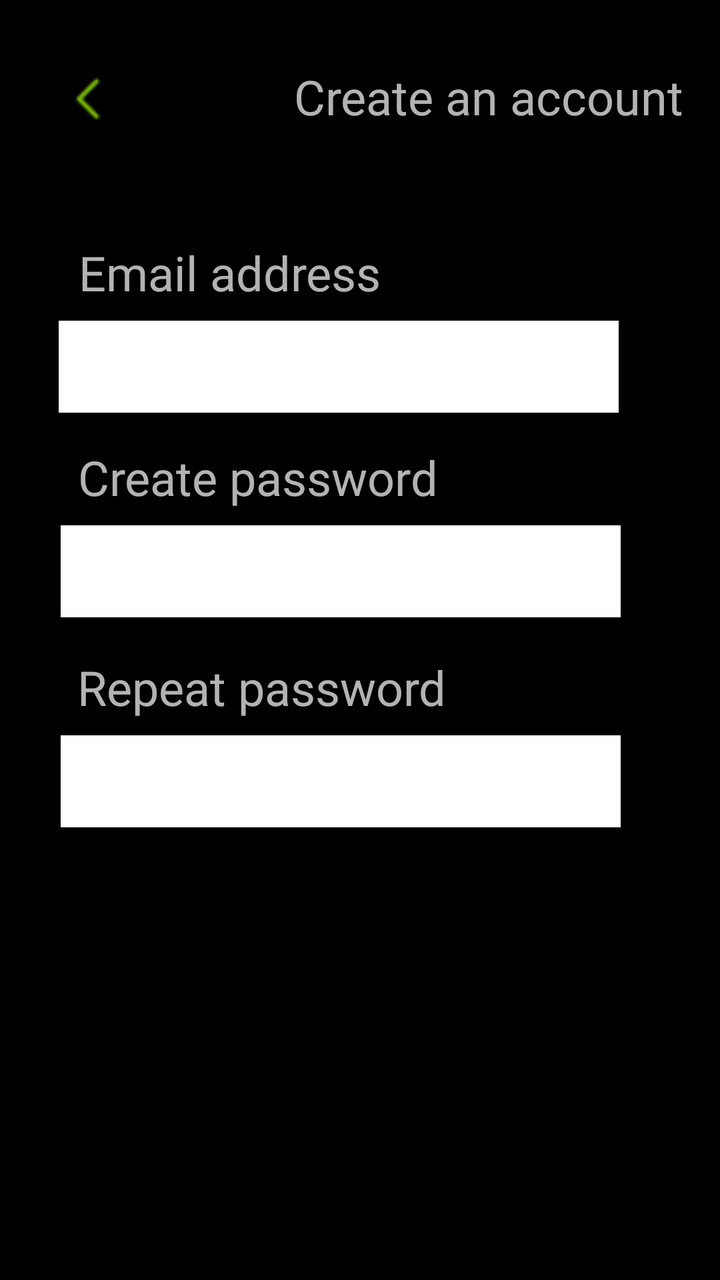
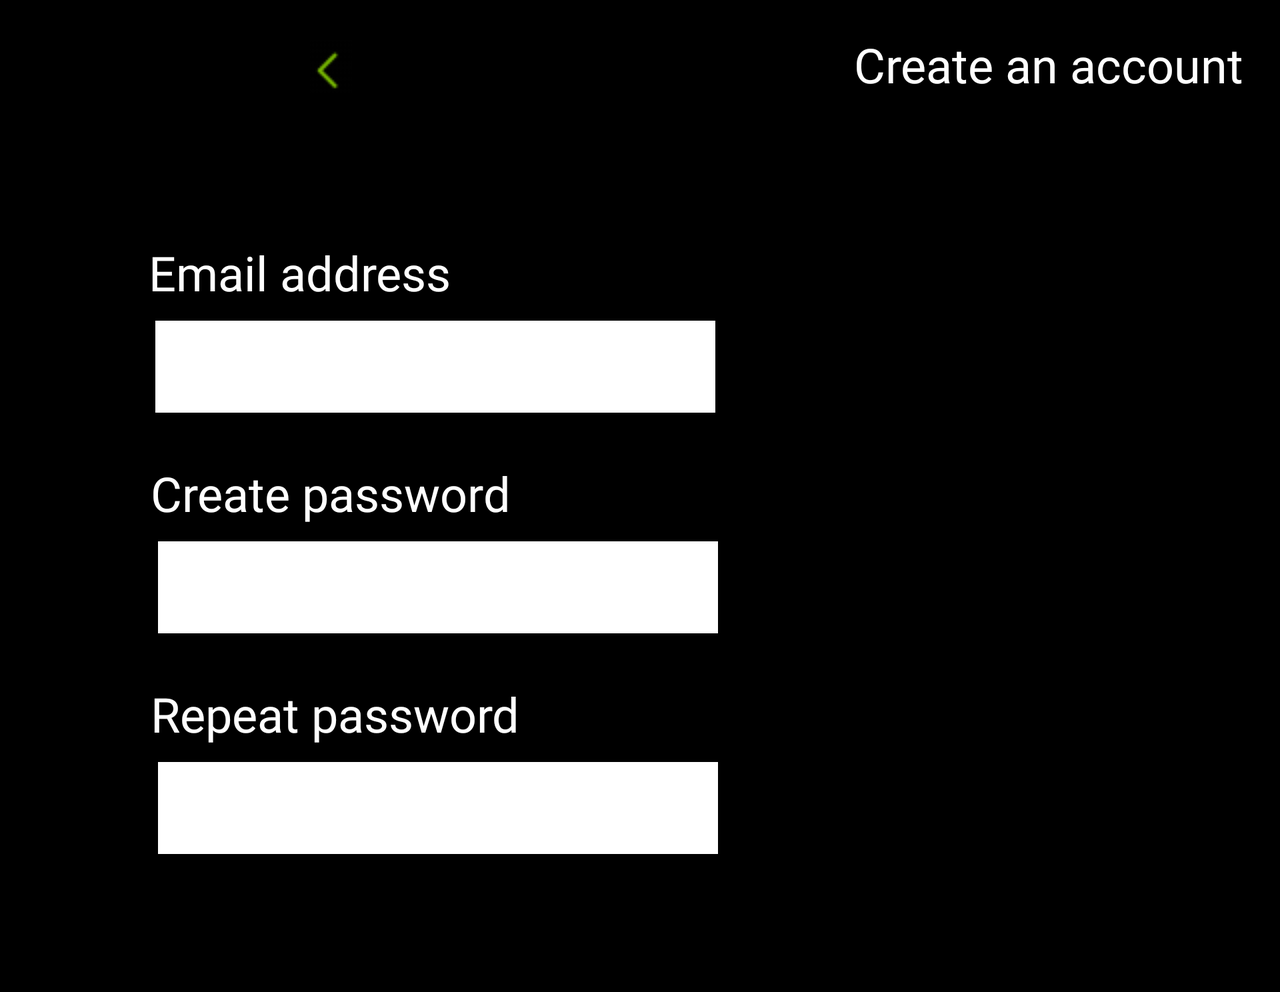

Compare how this app lays out the same screen by default and in its alternative resource folder. The renders come first, then the two layout files and the values they reference.
<!-- AndroidManifest.xml: application theme AppTheme -->
<!-- res/layout/activity_create_account.xml -->
<?xml version="1.0" encoding="utf-8"?>
<android.support.constraint.ConstraintLayout xmlns:android="http://schemas.android.com/apk/res/android"
    xmlns:app="http://schemas.android.com/apk/res-auto"
    xmlns:tools="http://schemas.android.com/tools"
    android:layout_width="match_parent"
    android:layout_height="match_parent"
    android:background="@android:color/background_dark"
    tools:context="com.example.tae.androidassignment1.createAccountActivity">

    <TextView
        android:id="@+id/textView2"
        android:layout_width="231dp"
        android:layout_height="36dp"
        android:layout_marginTop="32dp"
        android:fontFamily="@font/museosans_500"
        android:text="Create an account"
        android:textAlignment="center"
        android:textSize="24sp"
        app:layout_constraintEnd_toEndOf="parent"
        app:layout_constraintLeft_toLeftOf="parent"
        app:layout_constraintRight_toRightOf="parent"
        app:layout_constraintTop_toTopOf="parent"
        tools:text="@string/createTxt" />

    <TextView
        android:id="@+id/emailTxt"
        android:layout_width="wrap_content"
        android:layout_height="wrap_content"
        android:layout_marginEnd="8dp"
        android:layout_marginStart="8dp"
        android:layout_marginTop="52dp"
        android:fontFamily="@font/museosans_300"
        android:text="Email address"
        android:textSize="24sp"
        app:layout_constraintEnd_toEndOf="parent"
        app:layout_constraintHorizontal_bias="0.163"
        app:layout_constraintStart_toStartOf="parent"
        app:layout_constraintTop_toBottomOf="@+id/textView2"
        tools:text="@string/emailTxt" />

    <EditText
        android:id="@+id/emailAddress"
        android:layout_width="280dp"
        android:layout_height="46dp"
        android:layout_marginTop="8dp"
        android:background="@android:color/white"
        android:ems="10"
        android:inputType="textPersonName"
        android:singleLine="true"
        android:textColor="@android:color/black"
        app:layout_constraintEnd_toEndOf="parent"
        app:layout_constraintHorizontal_bias="0.366"
        app:layout_constraintLeft_toLeftOf="parent"
        app:layout_constraintRight_toRightOf="parent"
        app:layout_constraintStart_toStartOf="parent"
        app:layout_constraintTop_toBottomOf="@+id/emailTxt" />

    <TextView
        android:id="@+id/createTxt"
        android:layout_width="wrap_content"
        android:layout_height="wrap_content"
        android:layout_marginEnd="8dp"
        android:layout_marginStart="8dp"
        android:layout_marginTop="16dp"
        android:fontFamily="@font/museosans_300"
        android:text="@string/createPassTxt"
        android:textSize="24sp"
        app:layout_constraintEnd_toEndOf="parent"
        app:layout_constraintHorizontal_bias="0.19"
        app:layout_constraintStart_toStartOf="parent"
        app:layout_constraintTop_toBottomOf="@+id/emailAddress"
        tools:text="@string/createPassTxt" />

    <TextView
        android:id="@+id/repeatPassTxt"
        android:layout_width="wrap_content"
        android:layout_height="wrap_content"
        android:layout_marginEnd="8dp"
        android:layout_marginStart="8dp"
        android:layout_marginTop="16dp"
        android:text="Repeart password"
        android:textSize="24sp"
        app:layout_constraintBottom_toBottomOf="parent"
        app:layout_constraintEnd_toEndOf="parent"
        app:layout_constraintHorizontal_bias="0.192"
        app:layout_constraintStart_toStartOf="parent"
        app:layout_constraintTop_toBottomOf="@+id/createPassTxt"
        app:layout_constraintVertical_bias="0.009"
        tools:text="@string/repeatPassTxt" />

    <EditText
        android:id="@+id/createPassTxt"
        android:layout_width="280dp"
        android:layout_height="46dp"
        android:layout_marginEnd="8dp"
        android:layout_marginStart="8dp"
        android:layout_marginTop="8dp"
        android:background="@android:color/white"
        android:ems="10"
        android:inputType="textPassword"
        android:singleLine="true"
        android:textColor="@android:color/black"
        app:layout_constraintEnd_toEndOf="parent"
        app:layout_constraintHorizontal_bias="0.347"
        app:layout_constraintStart_toStartOf="parent"
        app:layout_constraintTop_toBottomOf="@+id/createTxt" />

    <EditText
        android:id="@+id/repeatPass"
        android:layout_width="280dp"
        android:layout_height="46dp"
        android:layout_marginEnd="8dp"
        android:layout_marginStart="8dp"
        android:layout_marginTop="8dp"
        android:background="@android:color/white"
        android:ems="10"
        android:inputType="textPassword"
        android:singleLine="true"
        android:textColor="@android:color/black"
        app:layout_constraintEnd_toEndOf="parent"
        app:layout_constraintHorizontal_bias="0.347"
        app:layout_constraintStart_toStartOf="parent"
        app:layout_constraintTop_toBottomOf="@+id/repeatPassTxt" />

    <Button
        android:id="@+id/btnNext"
        android:layout_width="329dp"
        android:layout_height="53dp"
        android:layout_marginBottom="8dp"
        android:layout_marginTop="8dp"
        android:background="@drawable/gradient_button_background2x"
        android:fontFamily="@font/museosans_500"
        android:text="Next"
        android:textColor="@android:color/black"
        android:textSize="18sp"
        app:layout_constraintBottom_toBottomOf="parent"
        app:layout_constraintHorizontal_bias="0.494"
        app:layout_constraintLeft_toLeftOf="parent"
        app:layout_constraintRight_toRightOf="parent"
        app:layout_constraintTop_toBottomOf="@+id/repeatPass"
        app:layout_constraintVertical_bias="0.93" />

    <ImageView
        android:id="@+id/arrowHome"
        android:layout_width="60dp"
        android:layout_height="32dp"
        android:layout_marginBottom="48dp"
        android:layout_marginEnd="8dp"
        android:layout_marginLeft="16dp"
        android:layout_marginStart="16dp"
        android:layout_marginTop="8dp"
        app:layout_constraintBottom_toTopOf="@+id/emailTxt"
        app:layout_constraintEnd_toStartOf="@+id/textView2"
        app:layout_constraintHorizontal_bias="0.0"
        app:layout_constraintLeft_toLeftOf="parent"
        app:layout_constraintStart_toStartOf="parent"
        app:layout_constraintTop_toTopOf="parent"
        app:layout_constraintVertical_bias="0.75"
        app:srcCompat="@drawable/arrowleft" />

</android.support.constraint.ConstraintLayout>
<!-- resources referenced by this layout -->
<resources>
  <!-- drawable arrowleft: png bitmap (drawable, 456 bytes) -->
  <string name="createPassTxt">Create password</string>
  <string name="createTxt">Create an account</string>
  <string name="emailTxt">Email address</string>
  <string name="repeatPassTxt">Repeat password</string>
  <style name="AppTheme" parent="Theme.AppCompat.NoActionBar">
          
          <item name="colorPrimary">@color/colorPrimary</item>
          <item name="colorPrimaryDark">@color/colorPrimaryDark</item>
          <item name="colorAccent">@color/colorAccent</item>
      </style>
</resources>
<!-- res/layout-land/activity_create_account.xml (the repository's variant of the layout above) -->
<!-- drawn on the phone turned sideways -->
<?xml version="1.0" encoding="utf-8"?>
<ScrollView xmlns:android="http://schemas.android.com/apk/res/android"
    xmlns:app="http://schemas.android.com/apk/res-auto"
    xmlns:tools="http://schemas.android.com/tools"
    android:layout_width="match_parent"
    android:layout_height="wrap_content"
    tools:context="com.example.tae.androidassignment1.createAccountActivity" >

<android.support.constraint.ConstraintLayout xmlns:android="http://schemas.android.com/apk/res/android"
    xmlns:app="http://schemas.android.com/apk/res-auto"
    xmlns:tools="http://schemas.android.com/tools"
    android:layout_width="match_parent"
    android:layout_height="match_parent"
    android:background="@android:color/background_dark"
    tools:context="com.example.tae.androidassignment1.createAccountActivity">

    <TextView
        android:id="@+id/textView2"
        android:layout_width="231dp"
        android:layout_height="36dp"
        android:layout_marginTop="16dp"
        android:fontFamily="@font/museosans_500"
        android:text="Create an account"
        android:textAlignment="center"
        android:textColor="@android:color/white"
        android:textSize="24sp"
        app:layout_constraintEnd_toEndOf="parent"
        app:layout_constraintLeft_toLeftOf="parent"
        app:layout_constraintRight_toRightOf="parent"
        app:layout_constraintTop_toTopOf="parent"
        tools:text="@string/createTxt" />

    <TextView
        android:id="@+id/emailTxt"
        android:layout_width="wrap_content"
        android:layout_height="wrap_content"
        android:layout_marginEnd="8dp"
        android:layout_marginStart="8dp"
        android:layout_marginTop="68dp"
        android:fontFamily="@font/museosans_300"
        android:text="Email address"
        android:textColor="@android:color/white"
        android:textSize="24sp"
        app:layout_constraintEnd_toEndOf="parent"
        app:layout_constraintHorizontal_bias="0.14"
        app:layout_constraintStart_toStartOf="parent"
        app:layout_constraintTop_toBottomOf="@+id/textView2"
        tools:text="@string/emailTxt" />

    <EditText
        android:id="@+id/etEmail"
        android:layout_width="280dp"
        android:layout_height="46dp"
        android:layout_marginTop="8dp"
        android:background="@android:color/white"
        android:ems="10"
        android:inputType="textPersonName"
        android:singleLine="true"
        android:textColor="@android:color/black"
        app:layout_constraintEnd_toEndOf="parent"
        app:layout_constraintHorizontal_bias="0.216"
        app:layout_constraintLeft_toLeftOf="parent"
        app:layout_constraintRight_toRightOf="parent"
        app:layout_constraintStart_toStartOf="parent"
        app:layout_constraintTop_toBottomOf="@+id/emailTxt" />

    <TextView
        android:id="@+id/createTxt"
        android:layout_width="wrap_content"
        android:layout_height="wrap_content"
        android:layout_marginEnd="8dp"
        android:layout_marginStart="8dp"
        android:layout_marginTop="24dp"
        android:fontFamily="@font/museosans_300"
        android:text="@string/createPassTxt"
        android:textColor="@android:color/white"
        android:textSize="24sp"
        app:layout_constraintEnd_toEndOf="parent"
        app:layout_constraintHorizontal_bias="0.152"
        app:layout_constraintStart_toStartOf="parent"
        app:layout_constraintTop_toBottomOf="@+id/etEmail"
        tools:text="@string/createPassTxt" />

    <TextView
        android:id="@+id/repeatPassTxt"
        android:layout_width="wrap_content"
        android:layout_height="wrap_content"
        android:layout_marginEnd="8dp"
        android:layout_marginStart="8dp"
        android:layout_marginTop="24dp"
        android:fontFamily="@font/museosans_300"
        android:text="@string/repeatPassTxt"
        android:textColor="@android:color/white"
        android:textSize="24sp"
        app:layout_constraintBottom_toBottomOf="parent"
        app:layout_constraintEnd_toEndOf="parent"
        app:layout_constraintHorizontal_bias="0.153"
        app:layout_constraintStart_toStartOf="parent"
        app:layout_constraintTop_toBottomOf="@+id/etPassword"
        app:layout_constraintVertical_bias="0.0"
        tools:text="@string/repeatPassTxt" />

    <EditText
        android:id="@+id/etPassword"
        android:layout_width="280dp"
        android:layout_height="46dp"
        android:layout_marginEnd="8dp"
        android:layout_marginStart="8dp"
        android:layout_marginTop="8dp"
        android:background="@android:color/white"
        android:ems="10"
        android:inputType="textPassword"
        android:singleLine="true"
        android:textColor="@android:color/black"
        app:layout_constraintEnd_toEndOf="parent"
        app:layout_constraintHorizontal_bias="0.206"
        app:layout_constraintStart_toStartOf="parent"
        app:layout_constraintTop_toBottomOf="@+id/createTxt" />

    <EditText
        android:id="@+id/etRepeatPass"
        android:layout_width="280dp"
        android:layout_height="46dp"
        android:layout_marginEnd="8dp"
        android:layout_marginStart="8dp"
        android:layout_marginTop="8dp"
        android:background="@android:color/white"
        android:ems="10"
        android:inputType="textPassword"
        android:singleLine="true"
        android:textColor="@android:color/black"
        app:layout_constraintEnd_toEndOf="parent"
        app:layout_constraintHorizontal_bias="0.206"
        app:layout_constraintStart_toStartOf="parent"
        app:layout_constraintTop_toBottomOf="@+id/repeatPassTxt" />

    <Button
        android:id="@+id/btnNext"
        android:layout_width="369dp"
        android:layout_height="53dp"
        android:layout_marginBottom="8dp"
        android:layout_marginTop="8dp"
        android:background="@drawable/gradient_button_background2x"
        android:fontFamily="@font/museosans_500"
        android:text="Next"
        android:textColor="@android:color/black"
        android:textSize="18sp"
        app:layout_constraintBottom_toBottomOf="parent"
        app:layout_constraintLeft_toLeftOf="parent"
        app:layout_constraintRight_toRightOf="parent"
        app:layout_constraintTop_toBottomOf="@+id/etRepeatPass"
        app:layout_constraintVertical_bias="0.93" />

    <ImageView
        android:id="@+id/arrowHome"
        android:layout_width="wrap_content"
        android:layout_height="wrap_content"
        android:layout_marginEnd="8dp"
        android:layout_marginLeft="16dp"
        android:layout_marginStart="16dp"
        android:layout_marginTop="20dp"
        app:layout_constraintEnd_toStartOf="@+id/textView2"
        app:layout_constraintHorizontal_bias="0.382"
        app:layout_constraintLeft_toLeftOf="parent"
        app:layout_constraintStart_toStartOf="parent"
        app:layout_constraintTop_toTopOf="parent"
        app:srcCompat="@drawable/arrowleft" />

</android.support.constraint.ConstraintLayout>
</ScrollView>
